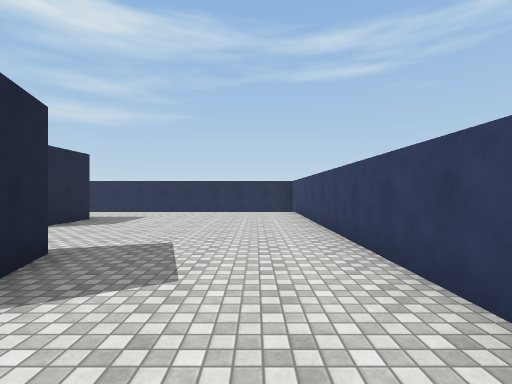
view 1 (above)

20 first-person views from a walk through a scene from a Unity 3-D project. The camera is 1.5 m above the floor, looks level and sees 85° across. The floor is counted in squares, 2 m on a side. Each view is taken from the middle of a square. On the plan, view 1 faces up. The plan holds only what a view shows up to about 10 squares ahead; the rest is blank. The place goes on beyond the plan. The player is left out. Surface patterns are stand-ins for the level's own textures.

view 2
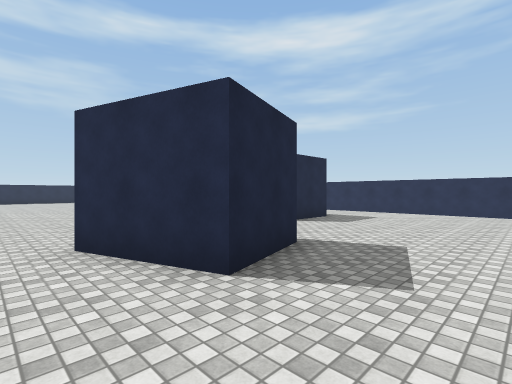

view 3
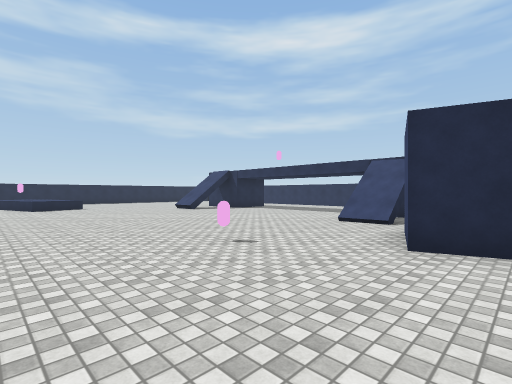

view 4
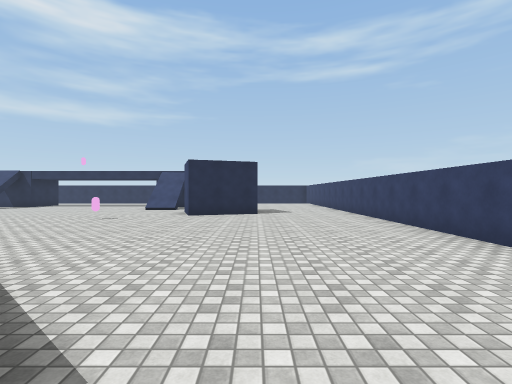

view 5
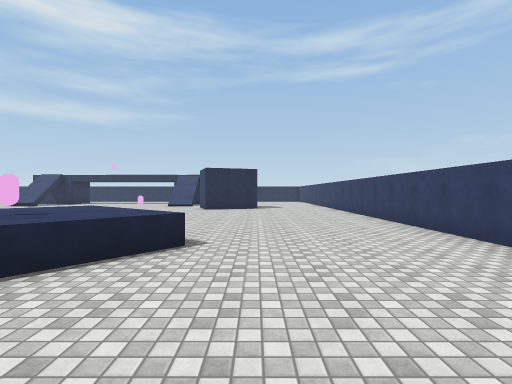

view 6
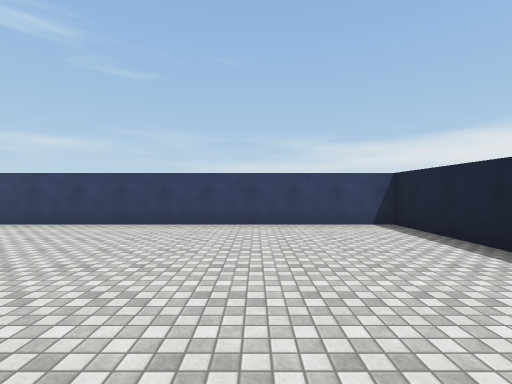

view 7
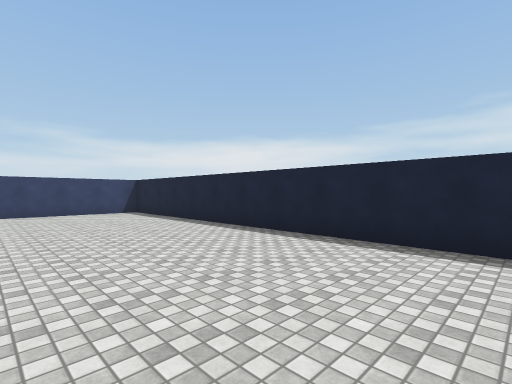

view 8
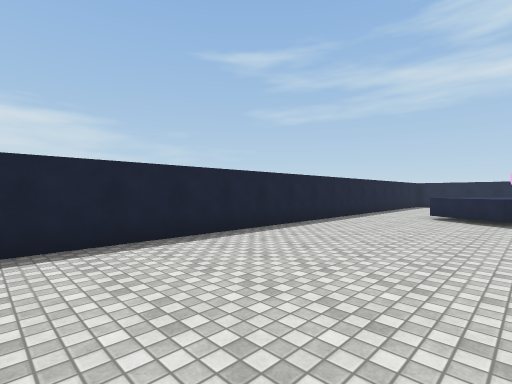

view 9
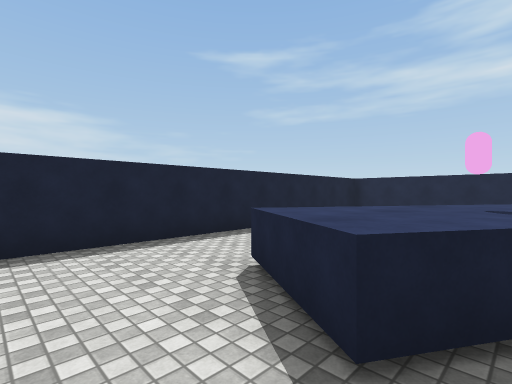

view 10
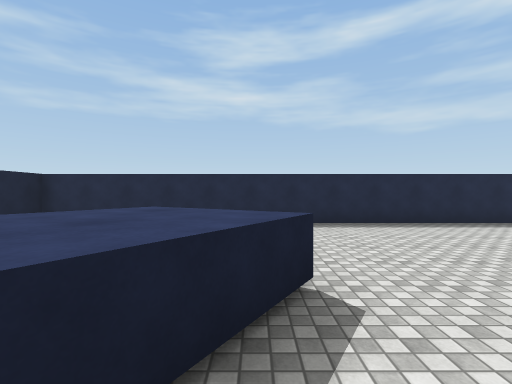

view 11
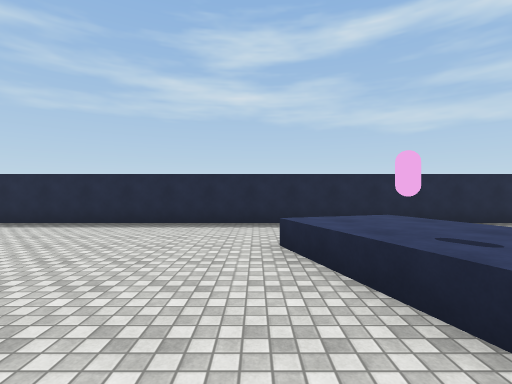

view 12
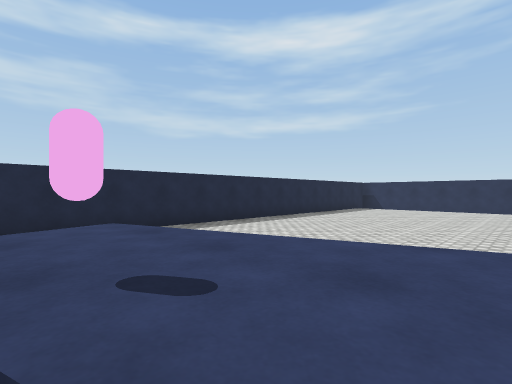

view 13
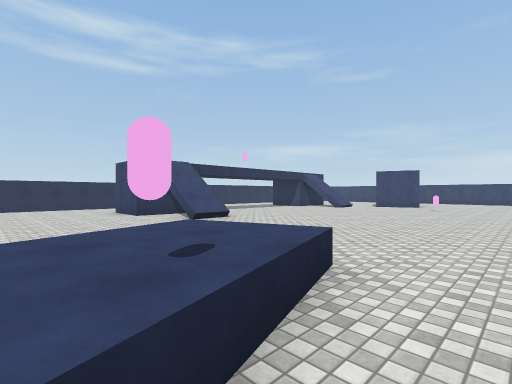

view 14
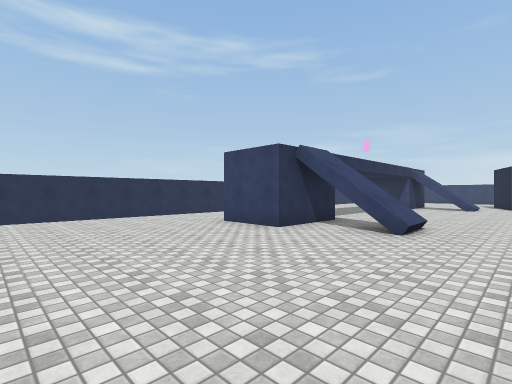

view 15
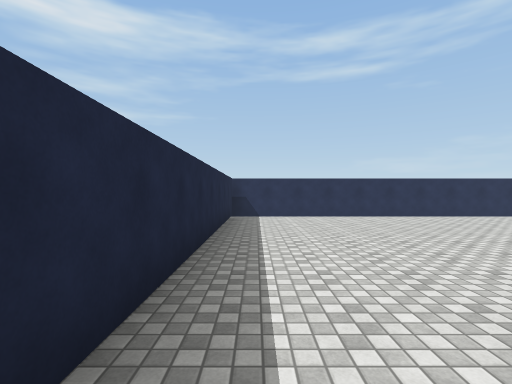

view 16
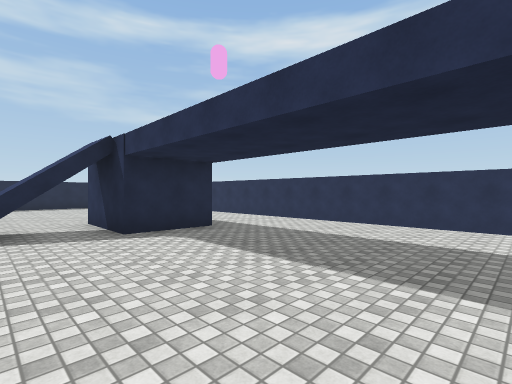

view 17
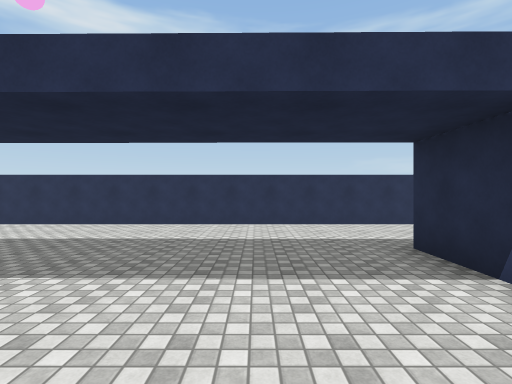

view 18
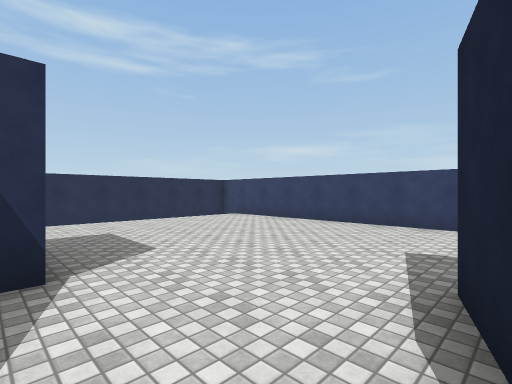

view 19
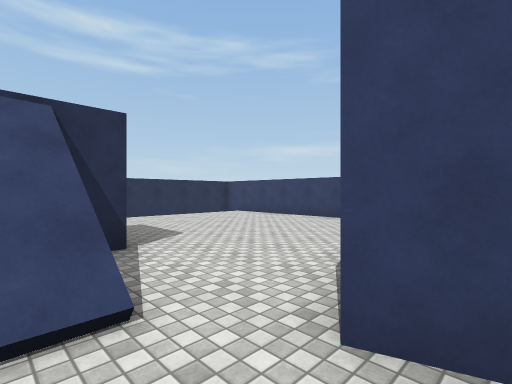

view 20
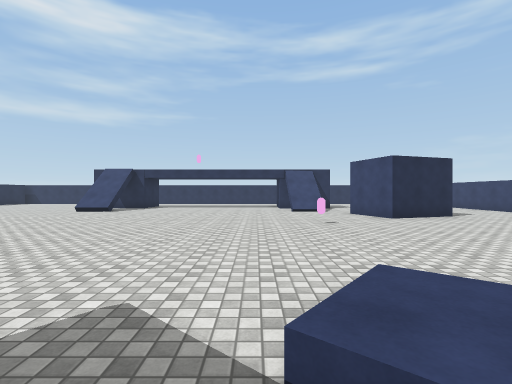

### Floor plan
Key: @ floor where view 1 was taken; # wall or solid block; . main floor; : floor 1 m higher than the main floor; / step, stairs or slope; = window, fence, low wall or low ledge; ^ raised ledge; C capsule.
Columns run from 23 left of view 1 to 2 right of it. Each row starts with its distance up from view 1.
 11 ##########################
 10 #........................#
  9 #........................#
  8 #................ .......#
  7 #.......##......###......#
  6 #.......##......#=#......#
  5 #.......  ......./.......#
  4 #.......//......./.......#
  3 #..................##....#
  2 #..................###...#
  1 #..     ...........#.....#
  0 #   .^^  ........C.....@.#
 -1 #  ^^^^..................#
 -2 #  ^^C...................#
 -3 #........................#
 -4 #......     .............#
 -5 #.....       .../ .......#
 -6 #....         .///:/.....#
 -7 #.....         . :C:=....#
 -8 #......           :/.....#
 -9 #.  .^..           ......#
-10 #   ^^C^.......... ......#
-11 #    ^^^.................#
-12 #     .^.................#
-13 #    ....................#
-14 #    ....................#
-15  #########################

Where each view was taken, in squares from view 1:
view 1: 0 up, 0 right, facing up
view 2: 0 up, 0 right, facing up-left
view 3: 3 down, 3 left, facing up-left
view 4: 8 down, 2 left, facing up
view 5: 11 down, 2 left, facing up
view 6: 11 down, 5 left, facing right
view 7: 10 down, 9 left, facing down-right
view 8: 10 down, 7 left, facing down-left
view 9: 10 down, 14 left, facing down-left
view 10: 9 down, 16 left, facing left
view 11: 3 down, 16 left, facing left
view 12: 2 down, 17 left, facing up-left
view 13: 3 down, 19 left, facing up-right
view 14: 2 up, 20 left, facing up-right
view 15: 2 up, 22 left, facing up
view 16: 4 up, 8 left, facing up-left
view 17: 4 up, 9 left, facing up
view 18: 3 up, 5 left, facing up-right
view 19: 2 up, 6 left, facing up-right
view 20: 7 down, 8 left, facing up
